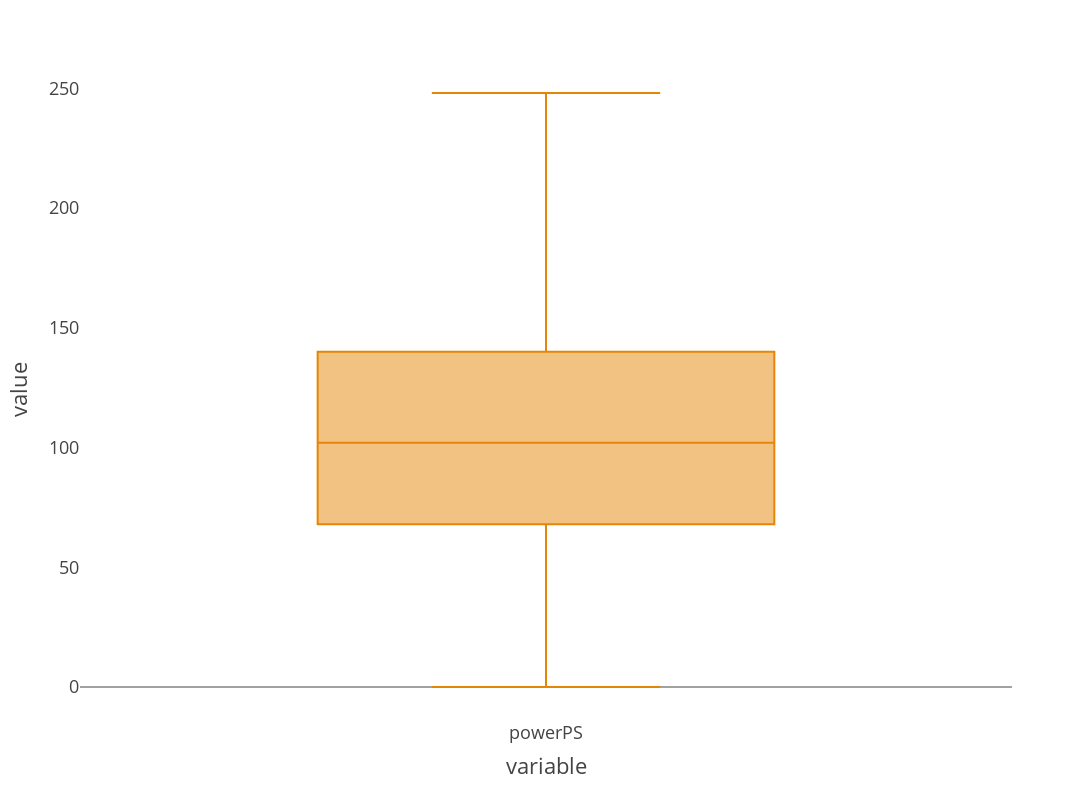

Notebook code cell kept with this figure:
### Code cell
fig = px.box(df1, y=["powerPS"],notched=False,color_discrete_sequence=px.colors.qualitative.Vivid)

fig.update_layout(autosize=False,
                  width=1200,
                  height=800,
                  template = "presentation")
fig.update_xaxes(showgrid= False)
fig.update_yaxes(showgrid= False)  
fig.show()

### Figure 1 — Plotly figure (JSON) as saved in the notebook; plotly's stock layout.template omitted (floating-point values rounded to 4 significant figures; data arrays with more than 128 entries replaced by an {"elided": "..."} marker saying what was removed)
{"data": [{"alignmentgroup": "True", "hovertemplate": "variable=%{x}<br>value=%{y}<extra></extra>", "legendgroup": "", "marker": {"color": "rgb(229, 134, 6)"}, "name": "", "notched": false, "offsetgroup": "", "orientation": "v", "showlegend": false, "type": "box", "x": {"elided": "7713 str values"}, "x0": " ", "xaxis": "x", "y": {"elided": "7713 int values"}, "y0": " ", "yaxis": "y"}], "layout": {"autosize": false, "boxmode": "group", "height": 800, "legend": {"tracegroupgap": 0}, "margin": {"t": 60}, "width": 1200, "xaxis": {"anchor": "y", "domain": [0, 1], "showgrid": false, "title": {"text": "variable"}}, "yaxis": {"anchor": "x", "domain": [0, 1], "showgrid": false, "title": {"text": "value"}}}}
